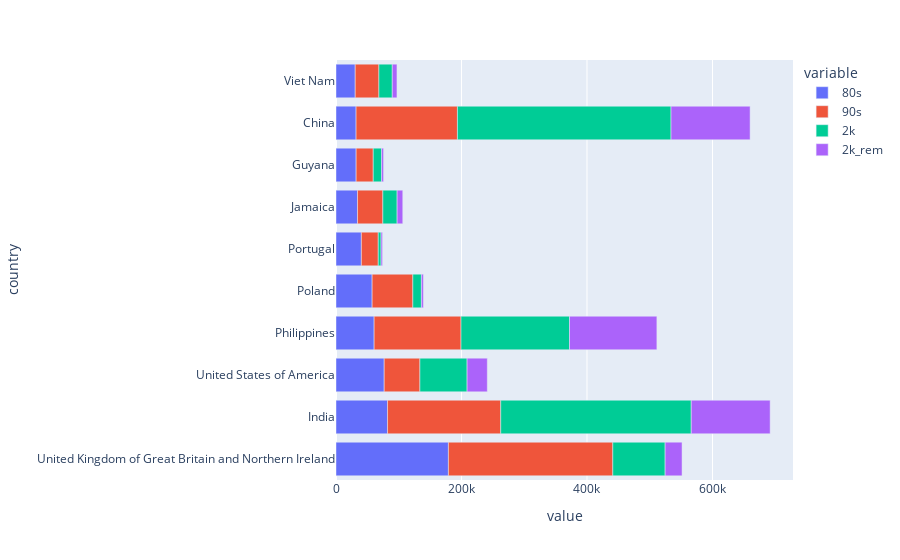

The code cell stored with this chart in its notebook:
### Code cell
decade_df= df[['80s','90s','2k','2k_rem']]
decade_df=decade_df.sort_values(by=['80s','90s','2k','2k_rem'],
       ascending=False).head(10)
px.bar(decade_df,
        y=decade_df.index,
        x=decade_df.columns,
       )

### Figure 1 — Plotly figure (JSON) as saved in the notebook; plotly's stock layout.template omitted (floating-point values rounded to 4 significant figures)
{"data": [{"alignmentgroup": "True", "hovertemplate": "variable=80s<br>value=%{x}<br>country=%{y}<extra></extra>", "legendgroup": "80s", "marker": {"color": "#636efa", "pattern": {"shape": ""}}, "name": "80s", "offsetgroup": "80s", "orientation": "h", "showlegend": true, "textposition": "auto", "type": "bar", "x": [179171, 82154, 76824, 60764, 57602, 40432, 34328, 32096, 32003, 30638], "xaxis": "x", "y": ["United Kingdom of Great Britain and Northern Ireland", "India", "United States of America", "Philippines", "Poland", "Portugal", "Jamaica", "Guyana", "China", "Viet Nam"], "yaxis": "y"}, {"alignmentgroup": "True", "hovertemplate": "variable=90s<br>value=%{x}<br>country=%{y}<extra></extra>", "legendgroup": "90s", "marker": {"color": "#EF553B", "pattern": {"shape": ""}}, "name": "90s", "offsetgroup": "90s", "orientation": "h", "showlegend": true, "textposition": "auto", "type": "bar", "x": [261966, 180395, 56915, 138482, 64864, 26904, 40329, 27260, 161528, 37726], "xaxis": "x", "y": ["United Kingdom of Great Britain and Northern Ireland", "India", "United States of America", "Philippines", "Poland", "Portugal", "Jamaica", "Guyana", "China", "Viet Nam"], "yaxis": "y"}, {"alignmentgroup": "True", "hovertemplate": "variable=2k<br>value=%{x}<br>country=%{y}<extra></extra>", "legendgroup": "2k", "marker": {"color": "#00cc96", "pattern": {"shape": ""}}, "name": "2k", "offsetgroup": "2k", "orientation": "h", "showlegend": true, "textposition": "auto", "type": "bar", "x": [83413, 303591, 75173, 172904, 13629, 4484, 22733, 13340, 340385, 21274], "xaxis": "x", "y": ["United Kingdom of Great Britain and Northern Ireland", "India", "United States of America", "Philippines", "Poland", "Portugal", "Jamaica", "Guyana", "China", "Viet Nam"], "yaxis": "y"}, {"alignmentgroup": "True", "hovertemplate": "variable=2k_rem<br>value=%{x}<br>country=%{y}<extra></extra>", "legendgroup": "2k_rem", "marker": {"color": "#ab63fa", "pattern": {"shape": ""}}, "name": "2k_rem", "offsetgroup": "2k_rem", "orientation": "h", "showlegend": true, "textposition": "auto", "type": "bar", "x": [26950, 125764, 32210, 139241, 3146, 2347, 9041, 3089, 126046, 7508], "xaxis": "x", "y": ["United Kingdom of Great Britain and Northern Ireland", "India", "United States of America", "Philippines", "Poland", "Portugal", "Jamaica", "Guyana", "China", "Viet Nam"], "yaxis": "y"}], "layout": {"barmode": "relative", "legend": {"title": {"text": "variable"}, "tracegroupgap": 0}, "margin": {"t": 60}, "xaxis": {"anchor": "y", "domain": [0, 1], "title": {"text": "value"}}, "yaxis": {"anchor": "x", "domain": [0, 1], "title": {"text": "country"}}}}
